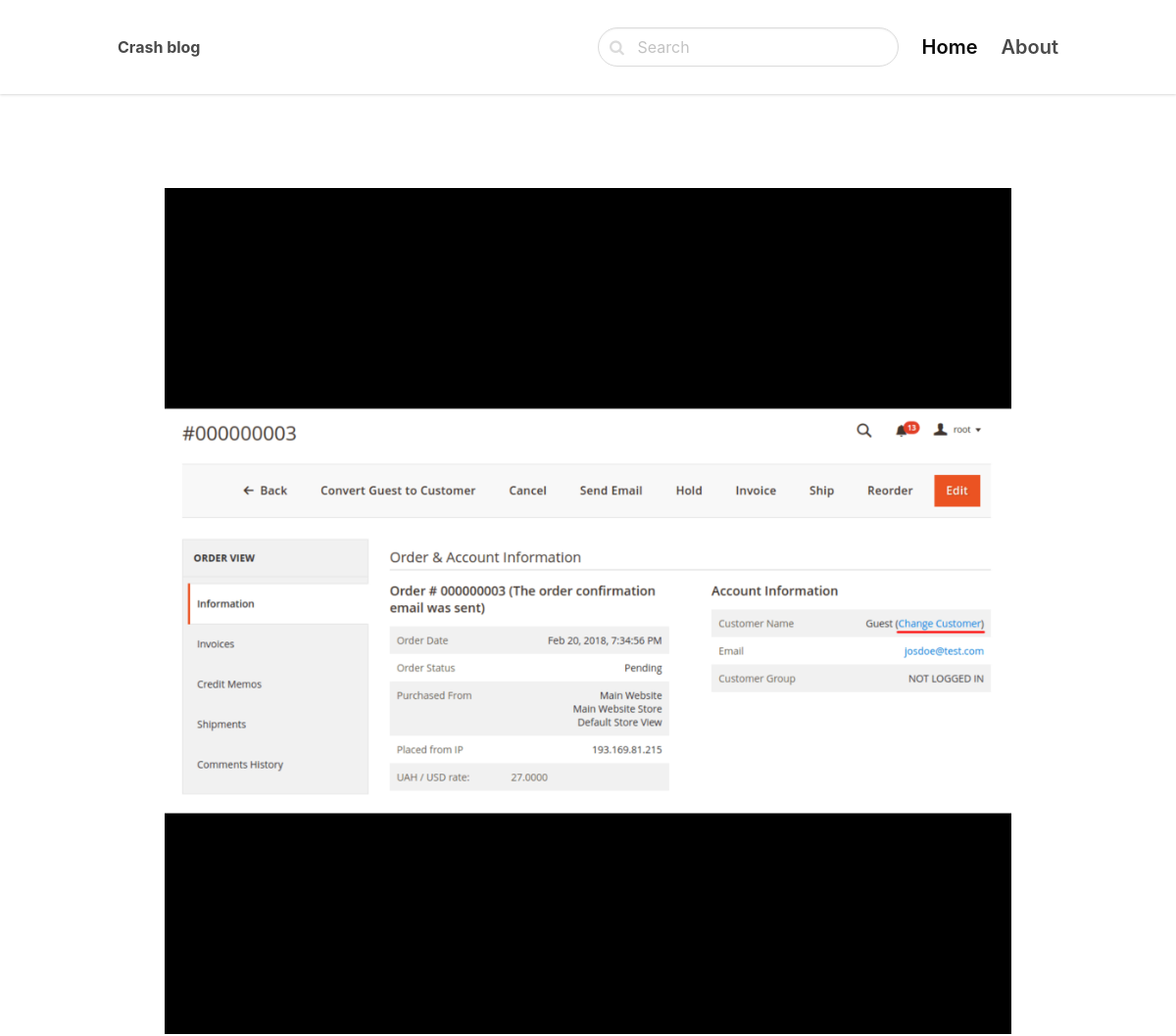
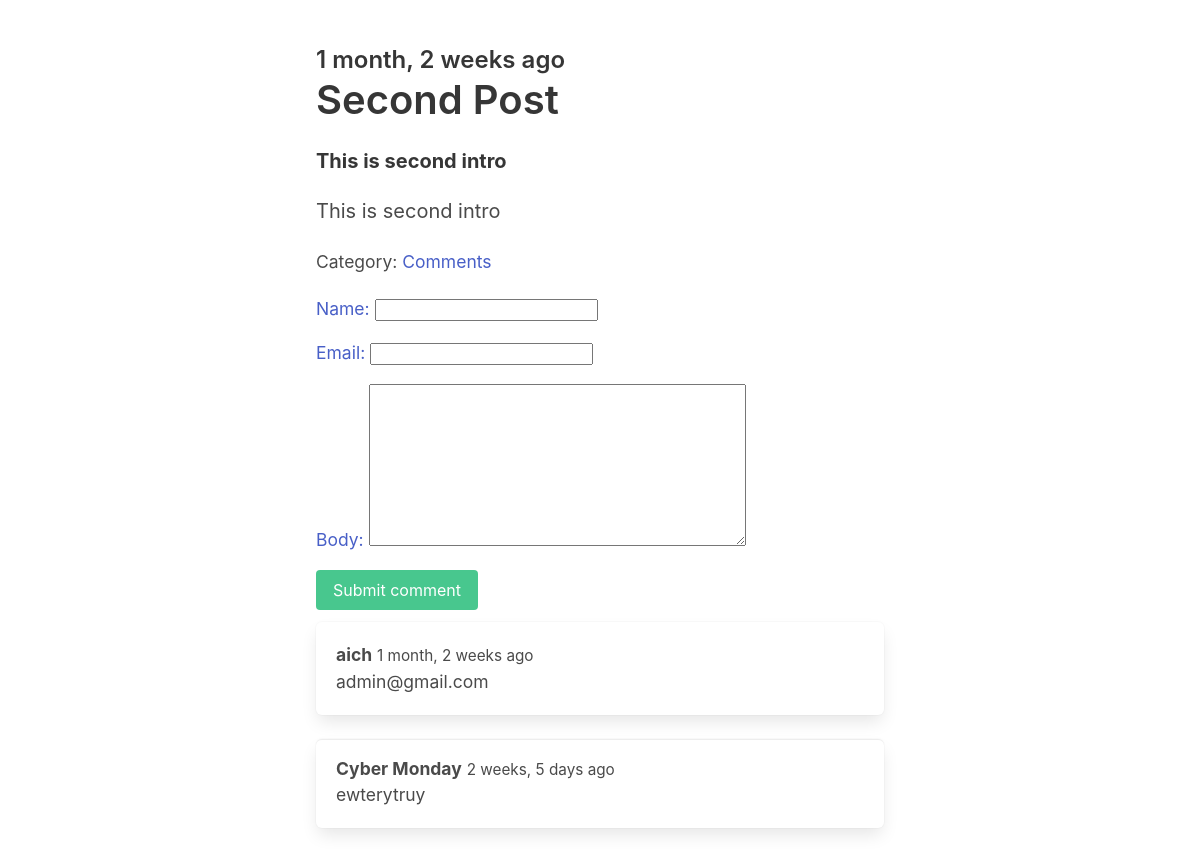
The page /django/second-post/ on the database its author committed (2 pictures, top to bottom).
### blog/models.py (models this page shows, shortened)
class Post(models.Model):
    ACTIVE = 'active'
    DRAFT = 'draft'
    CHOICES_STATUS = (
        (ACTIVE, 'Active'),
        (DRAFT, 'Draft')
    )
    category = models.ForeignKey(Category, related_name='posts', on_delete=models.CASCADE)
    title = models.CharField(max_length=255)
    slug = models.SlugField()
    intro = models.TextField()
    body = models.TextField()
    created_at = models.DateTimeField(auto_now_add=True)
    status = models.CharField(max_length=10, choices=CHOICES_STATUS, default=ACTIVE)
    image = models.ImageField(upload_to='uploads/', blank=True, null=True)
    class Meta:
        ordering = ('-created_at',)

class Comment(models.Model):
    post = models.ForeignKey(Post, related_name='comments', on_delete=models.CASCADE)
    name = models.CharField(max_length=255)
    email = models.EmailField()
    body = models.TextField()
    created_at = models.DateTimeField(auto_now_add=True)

### blog/views.py (the view)
# urls.py: path('<slug:category_slug>/<slug:slug>/', views.detail, name='post_detail'),
def detail(request, category_slug, slug):
    post = get_object_or_404(Post, slug=slug, status=Post.ACTIVE)
    if request.method == 'POST':
        form = commentForm(request.POST)
        if form.is_valid():
            comment = form.save(commit=False)
            comment.post = post
            comment.save()
            return redirect('post_detail', slug=slug)
    else:
        form = commentForm()
    form = commentForm()
    return render(request, 'blog/details.html', {'post': post, 'form': form})

### blog/forms.py
class commentForm(forms.ModelForm):
    class Meta:
        model = Comment
        fields = ('name', 'email', 'body')

### blog/models.py (called while the page is built)
    def __str__(self):
        return self.title

### blog/templates/blog/details.html (shortened to what this page needs)
{% extends 'core/base.html' %}
{% block content %}
<section class="hero">
    <div class="hero-body">
        <div class="container">
            <section class="section">
                {% if post.image %}
                    <figure class="image mb-6">
                        <img src="{{ post.image.url }}">
                    </figure>
                {% endif %}
                <div class="columns">
                    <div class="column is-8 is-offset-2">
                        <div class="content is-medium">
                            <h2 class="subtitle is-4">{{ post.created_at|timesince }} ago</h2>
                            <h1 class="title">{{ post.title }}</h1>
                            <p><strong>{{ post.intro }}</strong></p>
                            <p>{{ post.body }}</p>
                            <p><small>Category: <a href="{% url 'category_detail' post.category.slug%}>{{ post.category }}</a></small></p>
                            <hr>
                            <h2 class="subtitle is-4">Comments</h2>
                            <form method="post" class="mb-6">
                                {{ form.as_p }}
                                <div class="field">
                                    <div class="control">
                                        <button class="button is-success">Submit comment</button>
                                    </div>
                                </div>
                            </form>
                            {% for comment in post.comments.all %}
                                <article class="media box">
                                    <div class="media-content">
                                        <strong>{{ comment.name }}</strong> <small>{{ comment.created_at|timesince }} ago</small><br>
                                        {{ comment.body }}
                                    </div>
                                </article>
                            {% endfor %}
                        </div>
                    </div>
                </div>
            </section>
        </div>
    </div>
</section>
{% endblock %}

### core/templates/core/base.html (shortened to what this page needs)
<!DOCTYPE html>
<html>
    <head>
        <link rel="stylesheet" href="https://unpkg.com/bulma@0.9.2/css/bulma.min.css">
        <link href="https://stackpath.bootstrapcdn.com/font-awesome/4.7.0/css/font-awesome.min.css" rel="stylesheet"
>
    </head>
    <body>
        <nav class="navbar">
            <div class="container">
                <div class="navbar-brand">
                    <a class="navbar-item" href="/">
                        <strong>Crash blog</strong>
                    </a>
                </div>
                <div id="navbarMenu" class="navbar-menu">
                    <div class="navbar-end">
                        <div class="navbar-item">
                            <form method="get" action="{% url 'search' %}">
                                <div class="control has-icons-left">
                                    <input class="input is-rounded" name="query" type="text" placeholder="Search">
                                    <span class="icon is-left">
                                    </span>
                                </div>
                                </form>
                        </div>
                        <a href="/" class="navbar-item is-active is-size-5 has-text-weight-semibold">
                            Home
                        </a>
                        <a href="{% url 'about' %}" class="navbar-item is-size-5 has-text-weight-semibold">
                            About
                        </a>
                    </div>
                </div>
            </div>
        </nav>
        {% block content %}
        {% endblock %}
    </body>
</html>

### core/templates/core/base.html (style rules this page uses)
nav.navbar { height: 6rem !important; box-shadow: 0 1px 3px 0 rgba(0, 0, 0, .1), 0 1px 2px 0 rgba(0, 0, 0, .06) !important; }

### rows shown on the page
Post: image (picture), created_at "1 month, 2 weeks", title "Second Post", intro "This is second intro", body "This is second intro"
Comment: name "aich", created_at "1 month, 2 weeks", body "admin@gmail.com"
Comment: name "Cyber Monday", created_at "2 weeks, 5 days", body "ewterytruy"
